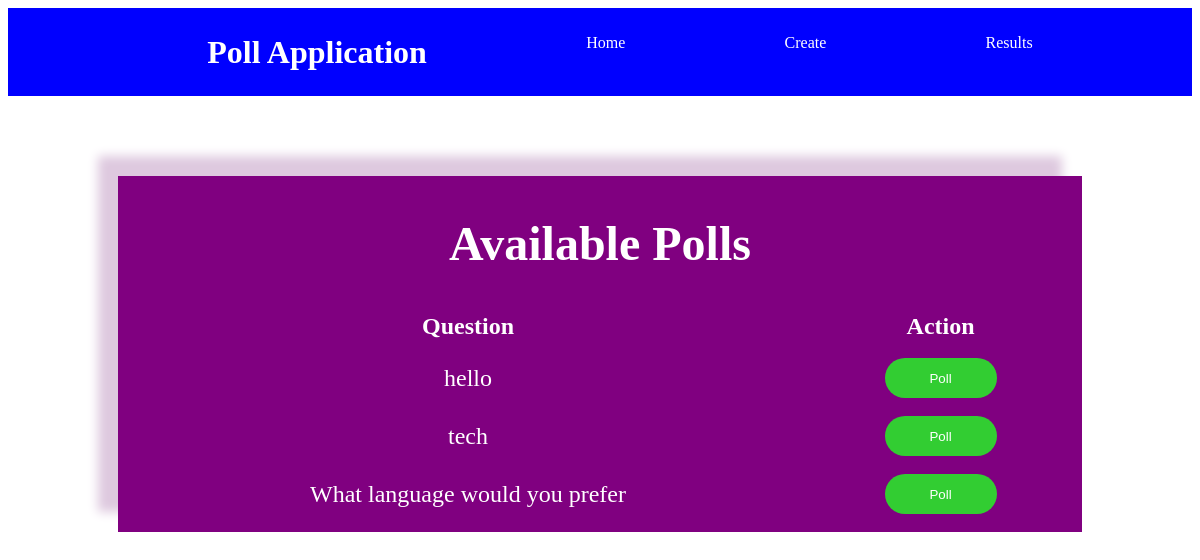
Screenshot of /poll/ with the database file from the repository.
### poll/models.py (models this page shows)
class CreateForm(models.Model):
    question = models.CharField(max_length=200)
    option_One = models.CharField(max_length=50)
    option_one_count = models.IntegerField(default=0,editable=False)
    option_Two = models.CharField(max_length=50)
    option_two_count = models.IntegerField(default=0,editable=False)
    option_Three = models.CharField(max_length=50)
    option_three_count = models.IntegerField(default=0,editable=False)

### poll/views.py (the view)
# urls.py: path("", views.index, name='index'),
def index(request):
    form_sets = CreateForm.objects.all()
    return render(request, 'index.html', {'form_sets': form_sets})

### templates/index.html (shortened to what this page needs)
{% load static %}
<!DOCTYPE html>
<html lang="en">
  <head>
    <link rel="stylesheet" href="{% static 'style.css' %}?v=7" />
  </head>
  <body>
    <header>
      <nav>
        <ul>
          <li>Poll Application</li>
          <li><a href="{% url 'index' %}">Home</a></li>
          <li><a href="{% url 'create' %}">Create</a></li>
          <li><a href="{% url 'results' %}">Results</a></li>
        </ul>
      </nav>
    </header>
    <div class="display-questions">
      <center><h1>Available Polls</h1></center>
      <table border="0" cellpadding="8">
        <tr>
          <th>Question</th>
          <th>Action</th>
        </tr>
        {% for set in form_sets %}
        <tr>
          <td>{{ set.question }}</td>
          <td>
            <a href="{% url 'vote' set.id %}">
              <button id="get-poll">Poll</button>
            </a>
          </td>
        </tr>
        {% endfor %}
      </table>
    </div>
  </body>
</html>

### static/style.css (style rules this page uses)
ul { list-style-type: none; display: flex; justify-content: space-evenly; }
ul li:first-child { font-size: 2rem; font-weight: bold; }
a { color: white; text-decoration: none; }
header { height: 11vh; background-color: blue; color: white; display: flex; align-items: center; }
nav { width: 100%; }
.display-questions, .create-container, #results-container, .voting-container { display: flex; min-height: 40vh; flex-direction: column; width: 80%; justify-self: center; color: white; background-color: purple; margin-top: 5rem; padding: 0.5rem; justify-content: center; font-size: 1.5rem; box-shadow: 20px 20px 10px rgb(222, 201, 223); box-shadow: -20px -20px 10px rgb(222, 201, 223); }
td { text-align: center; }
#get-poll { padding: 2px; color: white; background-color: limegreen; width: 7rem; height: 2.5rem; border: none; border-radius: 2rem; }

### rows the page displays
CreateForm: question "hello"
CreateForm: question "tech"
CreateForm: question "What language would you prefer"
